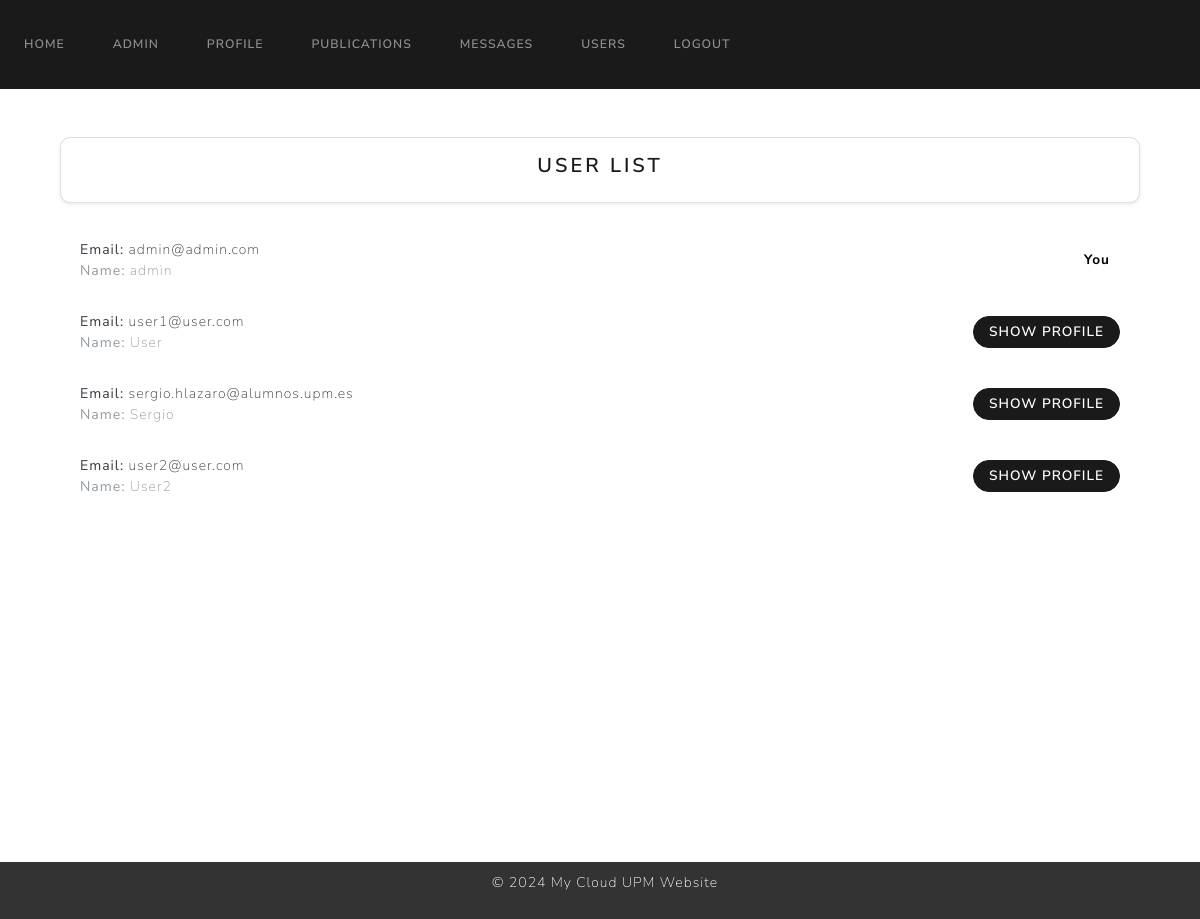
/userlist (signed in), run on an earlier commit of the app's database.
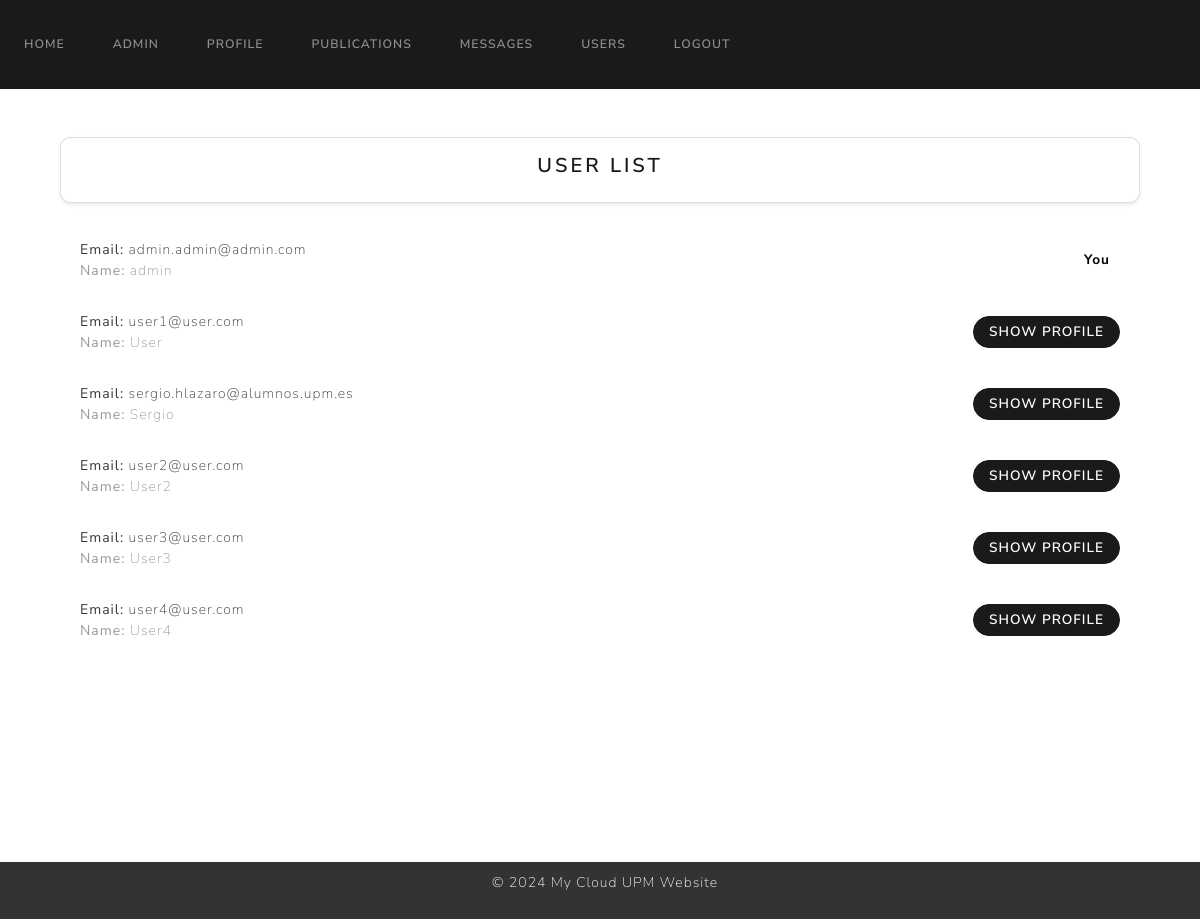
And on a later commit of the database.
### website/models.py (models this page shows)
class User(UserMixin, db.Model):
    id = db.Column(db.Integer, primary_key=True)
    name = db.Column(db.String(100), unique=True, nullable=False)
    surname = db.Column(db.String(100), unique=True, nullable=False)
    email = db.Column(db.String(100), unique=True, nullable=False)
    password = db.Column(db.String(100), nullable=False)
    role = db.Column(db.Integer, nullable=False, default=1)  # 0 para admin, 1 para usuario regular
    is_blocked = db.Column(db.Boolean, nullable=False, default=False)  # Nuevo campo para indicar si el usuario está bloqueado
    profile_pic = db.Column(db.String(150), default='default.jpg')
    publications = db.relationship('Publication')
    login_records = db.relationship('LoginRecord')

### website/views.py (the view)
@views.route('/userlist')
@login_required
def userlist():
    users = User.query.all()
    return render_template("userlist.html", users=users, user=current_user)

### website/templates/userlist.html (shortened to what this page needs)
{% extends "base.html" %}
{% block content %}
<div class="container mt-5">
    <div class="card shadow-sm p-3">
        <h4 class="text-center">User List</h4>
    </div>
    <div class="mt-3" style="height: 700px; overflow-y: auto; padding: 5px;">
        <ul class="list-group list-group-flush" id="userlist">
            {% for user in users %}
            <li class="list-group-item d-flex justify-content-between align-items-center">
                <div>
                    <p class="text-dark mb-0"><strong>Email:</strong> {{ user.email }}</p>
                    {% if user.name %}
                    <p class="text-muted mb-0"><strong>Name:</strong> {{ user.name }}</p>
                    {% endif %}
                </div>
                {% if user.email != current_user.email %}
                <a href="{{ url_for('views.viewuser', email=user.email) }}" class="btn btn-sm btn-primary rounded-btn">Show Profile</a>
                {% else %}
                <span style="color: black;" class="badge bg-secondary">You</span>
                {% endif %}
            </li>
            {% endfor %}
        </ul>
    </div>
</div>
{% endblock %}

What changed in the data, as far as the page shows it:
changed User "admin": email "admin@admin.com" → "admin.admin@admin.com"
added User: email "user3@user.com", name "User3"
added User: email "user4@user.com", name "User4"
